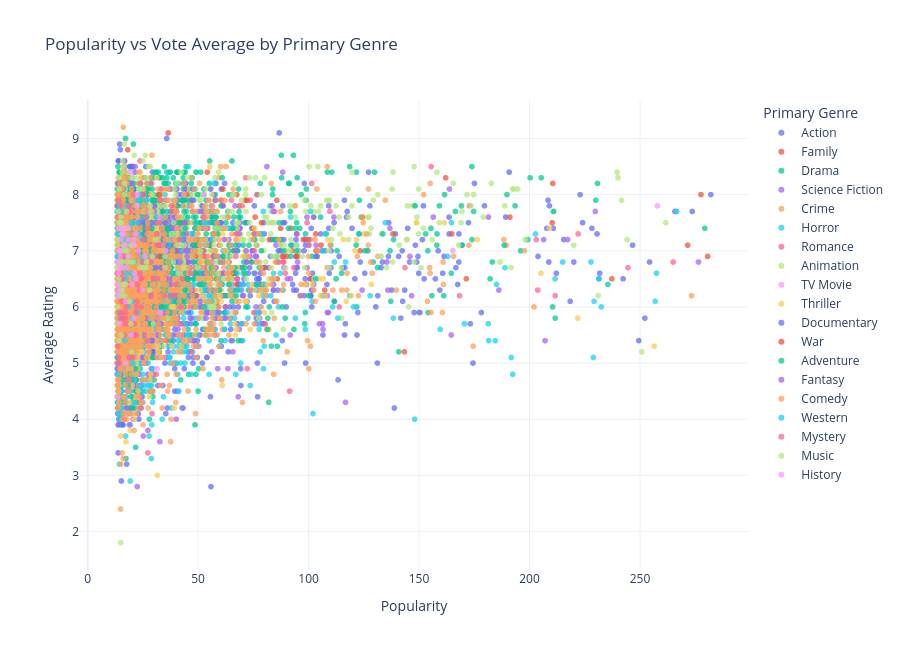

Notebook code cell kept with this figure:
### Markdown cell above
* Visualisation

### Code cell
fig = px.scatter(
    scatter_df,
    x="Popularity",
    y="Vote_Average",
    color="Primary_Genre",
    hover_name="Title",
    hover_data={
        "Vote_Count": True,
        "Release_Year": True,
        "Popularity": ":.1f",
        "Vote_Average": ":.1f"
    },
    title="Popularity vs Vote Average by Primary Genre",
    template="plotly_white",
    opacity=0.75
)

fig.update_layout(
    height=650,
    xaxis_title="Popularity",
    yaxis_title="Average Rating",
    legend_title="Primary Genre"
)

fig.show()

### Figure 1 — Plotly figure (JSON) as saved in the notebook; plotly's stock layout.template omitted (floating-point values rounded to 4 significant figures; data arrays with more than 128 entries replaced by an {"elided": "..."} marker saying what was removed)
{"data": [{"customdata": {"elided": "1496x2 float values"}, "hovertemplate": "<b>%{hovertext}</b><br><br>Primary_Genre=Action<br>Popularity=%{x:.1f}<br>Vote_Average=%{y:.1f}<br>Vote_Count=%{customdata[0]}<br>Release_Year=%{customdata[1]}<extra></extra>", "hovertext": {"elided": "1496 str values"}, "legendgroup": "Action", "marker": {"color": "#636efa", "opacity": 0.75, "symbol": "circle"}, "mode": "markers", "name": "Action", "showlegend": true, "type": "scattergl", "x": {"elided": "1496 float values"}, "xaxis": "x", "y": {"elided": "1496 float values"}, "yaxis": "y"}, {"customdata": {"elided": "347x2 float values"}, "hovertemplate": "<b>%{hovertext}</b><br><br>Primary_Genre=Family<br>Popularity=%{x:.1f}<br>Vote_Average=%{y:.1f}<br>Vote_Count=%{customdata[0]}<br>Release_Year=%{customdata[1]}<extra></extra>", "hovertext": {"elided": "347 str values"}, "legendgroup": "Family", "marker": {"color": "#EF553B", "opacity": 0.75, "symbol": "circle"}, "mode": "markers", "name": "Family", "showlegend": true, "type": "scattergl", "x": {"elided": "347 float values"}, "xaxis": "x", "y": {"elided": "347 float values"}, "yaxis": "y"}, {"customdata": {"elided": "1700x2 float values"}, "hovertemplate": "<b>%{hovertext}</b><br><br>Primary_Genre=Drama<br>Popularity=%{x:.1f}<br>Vote_Average=%{y:.1f}<br>Vote_Count=%{customdata[0]}<br>Release_Year=%{customdata[1]}<extra></extra>", "hovertext": {"elided": "1700 str values"}, "legendgroup": "Drama", "marker": {"color": "#00cc96", "opacity": 0.75, "symbol": "circle"}, "mode": "markers", "name": "Drama", "showlegend": true, "type": "scattergl", "x": {"elided": "1700 float values"}, "xaxis": "x", "y": {"elided": "1700 float values"}, "yaxis": "y"}, {"customdata": {"elided": "283x2 float values"}, "hovertemplate": "<b>%{hovertext}</b><br><br>Primary_Genre=Science Fiction<br>Popularity=%{x:.1f}<br>Vote_Average=%{y:.1f}<br>Vote_Count=%{customdata[0]}<br>Release_Year=%{customdata[1]}<extra></extra>", "hovertext": {"elided": "283 str values"}, "legendgroup": "Science Fiction", "marker": {"color": "#ab63fa", "opacity": 0.75, "symbol": "circle"}, "mode": "markers", "name": "Science Fiction", "showlegend": true, "type": "scattergl", "x": {"elided": "283 float values"}, "xaxis": "x", "y": {"elided": "283 float values"}, "yaxis": "y"}, {"customdata": {"elided": "379x2 float values"}, "hovertemplate": "<b>%{hovertext}</b><br><br>Primary_Genre=Crime<br>Popularity=%{x:.1f}<br>Vote_Average=%{y:.1f}<br>Vote_Count=%{customdata[0]}<br>Release_Year=%{customdata[1]}<extra></extra>", "hovertext": {"elided": "379 str values"}, "legendgroup": "Crime", "marker": {"color": "#FFA15A", "opacity": 0.75, "symbol": "circle"}, "mode": "markers", "name": "Crime", "showlegend": true, "type": "scattergl", "x": {"elided": "379 float values"}, "xaxis": "x", "y": {"elided": "379 float values"}, "yaxis": "y"}, {"customdata": {"elided": "832x2 float values"}, "hovertemplate": "<b>%{hovertext}</b><br><br>Primary_Genre=Horror<br>Popularity=%{x:.1f}<br>Vote_Average=%{y:.1f}<br>Vote_Count=%{customdata[0]}<br>Release_Year=%{customdata[1]}<extra></extra>", "hovertext": {"elided": "832 str values"}, "legendgroup": "Horror", "marker": {"color": "#19d3f3", "opacity": 0.75, "symbol": "circle"}, "mode": "markers", "name": "Horror", "showlegend": true, "type": "scattergl", "x": {"elided": "832 float values"}, "xaxis": "x", "y": {"elided": "832 float values"}, "yaxis": "y"}, {"customdata": {"elided": "272x2 float values"}, "hovertemplate": "<b>%{hovertext}</b><br><br>Primary_Genre=Romance<br>Popularity=%{x:.1f}<br>Vote_Average=%{y:.1f}<br>Vote_Count=%{customdata[0]}<br>Release_Year=%{customdata[1]}<extra></extra>", "hovertext": {"elided": "272 str values"}, "legendgroup": "Romance", "marker": {"color": "#FF6692", "opacity": 0.75, "symbol": "circle"}, "mode": "markers", "name": "Romance", "showlegend": true, "type": "scattergl", "x": {"elided": "272 float values"}, "xaxis": "x", "y": {"elided": "272 float values"}, "yaxis": "y"}, {"customdata": {"elided": "755x2 float values"}, "hovertemplate": "<b>%{hovertext}</b><br><br>Primary_Genre=Animation<br>Popularity=%{x:.1f}<br>Vote_Average=%{y:.1f}<br>Vote_Count=%{customdata[0]}<br>Release_Year=%{customdata[1]}<extra></extra>", "hovertext": {"elided": "755 str values"}, "legendgroup": "Animation", "marker": {"color": "#B6E880", "opacity": 0.75, "symbol": "circle"}, "mode": "markers", "name": "Animation", "showlegend": true, "type": "scattergl", "x": {"elided": "755 float values"}, "xaxis": "x", "y": {"elided": "755 float values"}, "yaxis": "y"}, {"customdata": [[113.0, 2021.0], [97.0, 2021.0], [64.0, 1978.0], [152.0, 2004.0], [10.0, 2021.0], [172.0, 2007.0], [316.0, 2016.0], [491.0, 2015.0], [22.0, 2021.0], [217.0, 2017.0], [171.0, 2014.0], [125.0, 2014.0], [134.0, 2014.0], [100.0, 2009.0], [10.0, 2012.0], [140.0, 2017.0], [91.0, 2006.0], [261.0, 1983.0], [220.0, 2009.0], [166.0, 2006.0], [82.0, 2007.0], [58.0, 2005.0], [511.0, 2014.0], [349.0, 2011.0], [83.0, 2016.0], [51.0, 2021.0], [266.0, 2016.0], [160.0, 1970.0], [87.0, 2006.0], [161.0, 2018.0], [209.0, 1980.0], [50.0, 2011.0], [102.0, 1990.0]], "hovertemplate": "<b>%{hovertext}</b><br><br>Primary_Genre=TV Movie<br>Popularity=%{x:.1f}<br>Vote_Average=%{y:.1f}<br>Vote_Count=%{customdata[0]}<br>Release_Year=%{customdata[1]}<extra></extra>", "hovertext": ["Gone Mom: The Disappearance of Jennifer Dulos", "Descendants: The Royal Wedding", "Dr. Strange", "Something the Lord Made", "A Christmas Together With You", "Death Note Relight 1: Visions of a God", "Adventures in Babysitting", "Teen Beach 2", "V.C. Andrews' Pearl in the Mist", "Red Nose Day Actually", "Petals on the Wind", "Marvel Studios: Assembling a Universe", "Christmas Under Wraps", "Death Note Relight 2: L's Successors", "Dark Desire", "A Royal Winter", "House of the Dead 2", "The Day After", "Mutant Pumpkins from Outer Space", "Drake & Josh Go Hollywood", "Hellboy Animated: Blood and Iron", "The Proud Family Movie", "Zapped", "Good Luck Charlie, It's Christmas!", "Ice Sharks", "Oslo", "Grease Live", "Santa Claus Is Comin' to Town", "Hellboy Animated: Sword of Storms", "Christmas Made to Order", "Little Lord Fauntleroy", "iParty with Victorious", "Buried Alive"], "legendgroup": "TV Movie", "marker": {"color": "#FF97FF", "opacity": 0.75, "symbol": "circle"}, "mode": "markers", "name": "TV Movie", "showlegend": true, "type": "scattergl", "x": [257.9, 165.3, 35.16, 27.55, 27.16, 26.92, 25.89, 23.31, 21.8, 19.6, 18.69, 18.61, 18.34, 18.2, 18.09, 17.84, 17.53, 17.25, 17.21, 16.91, 16.14, 15.14, 14.85, 14.83, 14.65, 14.6, 13.89, 13.86, 13.83, 13.82, 13.78, 13.59, 13.57], "xaxis": "x", "y": [7.8, 7.0, 6.4, 7.8, 5.8, 7.9, 7.4, 6.8, 7.3, 7.2, 6.4, 7.1, 5.8, 7.3, 5.3, 7.2, 4.6, 6.7, 5.8, 7.2, 6.2, 5.9, 6.2, 6.6, 5.0, 6.8, 7.1, 7.1, 6.2, 6.2, 7.4, 7.8, 6.7], "yaxis": "y"}, {"customdata": {"elided": "491x2 float values"}, "hovertemplate": "<b>%{hovertext}</b><br><br>Primary_Genre=Thriller<br>Popularity=%{x:.1f}<br>Vote_Average=%{y:.1f}<br>Vote_Count=%{customdata[0]}<br>Release_Year=%{customdata[1]}<extra></extra>", "hovertext": {"elided": "491 str values"}, "legendgroup": "Thriller", "marker": {"color": "#FECB52", "opacity": 0.75, "symbol": "circle"}, "mode": "markers", "name": "Thriller", "showlegend": true, "type": "scattergl", "x": {"elided": "491 float values"}, "xaxis": "x", "y": {"elided": "491 float values"}, "yaxis": "y"}, {"customdata": {"elided": "148x2 float values"}, "hovertemplate": "<b>%{hovertext}</b><br><br>Primary_Genre=Documentary<br>Popularity=%{x:.1f}<br>Vote_Average=%{y:.1f}<br>Vote_Count=%{customdata[0]}<br>Release_Year=%{customdata[1]}<extra></extra>", "hovertext": {"elided": "148 str values"}, "legendgroup": "Documentary", "marker": {"color": "#636efa", "opacity": 0.75, "symbol": "circle"}, "mode": "markers", "name": "Documentary", "showlegend": true, "type": "scattergl", "x": {"elided": "148 float values"}, "xaxis": "x", "y": {"elided": "148 float values"}, "yaxis": "y"}, {"customdata": {"elided": "88x2 float values"}, "hovertemplate": "<b>%{hovertext}</b><br><br>Primary_Genre=War<br>Popularity=%{x:.1f}<br>Vote_Average=%{y:.1f}<br>Vote_Count=%{customdata[0]}<br>Release_Year=%{customdata[1]}<extra></extra>", "hovertext": ["Amina", "Fury", "13 Hours: The Secret Soldiers of Benghazi", "American Sniper", "The Boy in the Striped Pyjamas", "Midway", "The Forgotten Battle", "Into the White", "1917", "Salò, or the 120 Days of Sodom", "Dunkirk", "12 Strong", "Lone Survivor", "The Kill Team", "Sand Castle", "The Wall", "The Last Full Measure", "Lawrence of Arabia", "The Outpost", "Tears of the Sun", "The Monuments Men", "The Man with the Iron Heart", "T-34", "War Horse", "Greyhound", "Kalashnikov AK-47", "Alexander", "Danger Close: The Battle of Long Tan", "Jarhead: Law of Return", "The Guns of Navarone", "Tolkien", "Crimson Tide", "Jarhead 3: The Siege", "Flags of Our Fathers", "Wolf Warrior 2", "The Exception", "The Admiral: Roaring Currents", "Heartbreak Ridge", "The Final Countdown", "The 12th Man", "Windtalkers", "Lifeboat", "The Pilot. A Battle for Survival", "Jarhead 2: Field of Fire", "The Longest Day", "U-571", "Journey's End", "Patton", "Men Behind the Sun", "The Eight Hundred", "The Aftermath", "Joint Security Area", "A Private War", "The Night Porter", "Hurricane", "Macbeth", "Sobibor", "Green Zone", "The Human Condition II: Road to Eternity", "The Siege of Jadotville", "Hamburger Hill", "Sniper: Reloaded", "Bajirao Mastani", "Julius Caesar", "Pornography", "Von Ryan's Express", "Where Hands Touch", "From Here to Eternity", "The Damned", "First They Killed My Father", "Chaco", "Where are you going, Aida?", "71: Into the Fire", "The Heroes of Telemark", "The Four Feathers", "Persian Lessons", "Resistance", "Escape from Mogadishu", "Company of Heroes", "The Breadwinner", "The Captain", "The Resistance Banker", "The Red Ghost", "Macbeth", "Taps", "Mosul", "Saints and Soldiers: Airborne Creed", "Threads"], "legendgroup": "War", "marker": {"color": "#EF553B", "opacity": 0.75, "symbol": "circle"}, "mode": "markers", "name": "War", "showlegend": true, "type": "scattergl", "x": [237.3, 210.3, 99.72, 87.36, 72.16, 49.81, 49.32, 48.76, 44.87, 44.66, 42.36, 36.61, 35.76, 35.43, 35.24, 34.31, 33.71, 32.52, 32.31, 32.2, 31.34, 29.06, 26.66, 26.29, 25.88, 25.78, 25.69, 25.06, 23.89, 23.21, 22.91, 22.89, 22.2, 21.92, 21.72, 21.58, 21.03, 20.79, 20.03, 19.67, 19.55, 19.47, 19.43, 19.27, 19.0, 18.33, 18.16, 18.12, 17.78, 17.72, 17.63, 17.01, 16.59, 16.56, 16.4, 16.26, 16.25, 16.23, 16.23, 16.14, 15.77, 15.71, 15.51, 15.44, 15.34, 14.97, 14.9, 14.83, 14.82, 14.75, 14.74, 14.55, 14.54, 14.37, 14.37, 14.18, 14.09, 14.07, 14.01, 13.85, 13.85, 13.85, 13.84, 13.8, 13.78, 13.53, 13.51, 13.35], "xaxis": "x", "y": [6.5, 7.5, 7.2, 7.4, 7.9, 7.1, 7.2, 6.9, 8.0, 6.5, 7.5, 6.1, 7.4, 6.6, 6.5, 6.3, 7.6, 8.0, 6.9, 6.8, 6.0, 6.6, 7.1, 7.3, 7.4, 7.6, 5.9, 7.0, 6.5, 7.4, 7.0, 7.2, 6.4, 6.8, 6.7, 6.9, 7.1, 6.8, 6.6, 7.3, 6.2, 7.4, 7.6, 6.4, 7.6, 6.4, 6.2, 7.5, 6.2, 7.1, 6.4, 7.9, 6.8, 6.8, 5.9, 6.5, 6.6, 6.5, 8.4, 7.2, 6.5, 6.1, 7.3, 6.7, 5.7, 7.0, 8.1, 7.3, 7.2, 7.4, 7.8, 7.6, 7.4, 7.0, 6.6, 7.5, 7.0, 7.2, 5.4, 7.9, 7.1, 6.7, 6.6, 7.1, 6.9, 6.7, 5.5, 7.8], "yaxis": "y"}, {"customdata": {"elided": "572x2 float values"}, "hovertemplate": "<b>%{hovertext}</b><br><br>Primary_Genre=Adventure<br>Popularity=%{x:.1f}<br>Vote_Average=%{y:.1f}<br>Vote_Count=%{customdata[0]}<br>Release_Year=%{customdata[1]}<extra></extra>", "hovertext": {"elided": "572 str values"}, "legendgroup": "Adventure", "marker": {"color": "#00cc96", "opacity": 0.75, "symbol": "circle"}, "mode": "markers", "name": "Adventure", "showlegend": true, "type": "scattergl", "x": {"elided": "572 float values"}, "xaxis": "x", "y": {"elided": "572 float values"}, "yaxis": "y"}, {"customdata": {"elided": "246x2 float values"}, "hovertemplate": "<b>%{hovertext}</b><br><br>Primary_Genre=Fantasy<br>Popularity=%{x:.1f}<br>Vote_Average=%{y:.1f}<br>Vote_Count=%{customdata[0]}<br>Release_Year=%{customdata[1]}<extra></extra>", "hovertext": {"elided": "246 str values"}, "legendgroup": "Fantasy", "marker": {"color": "#ab63fa", "opacity": 0.75, "symbol": "circle"}, "mode": "markers", "name": "Fantasy", "showlegend": true, "type": "scattergl", "x": {"elided": "246 float values"}, "xaxis": "x", "y": {"elided": "246 float values"}, "yaxis": "y"}, {"customdata": {"elided": "1435x2 float values"}, "hovertemplate": "<b>%{hovertext}</b><br><br>Primary_Genre=Comedy<br>Popularity=%{x:.1f}<br>Vote_Average=%{y:.1f}<br>Vote_Count=%{customdata[0]}<br>Release_Year=%{customdata[1]}<extra></extra>", "hovertext": {"elided": "1435 str values"}, "legendgroup": "Comedy", "marker": {"color": "#FFA15A", "opacity": 0.75, "symbol": "circle"}, "mode": "markers", "name": "Comedy", "showlegend": true, "type": "scattergl", "x": {"elided": "1435 float values"}, "xaxis": "x", "y": {"elided": "1435 float values"}, "yaxis": "y"}, {"customdata": {"elided": "71x2 float values"}, "hovertemplate": "<b>%{hovertext}</b><br><br>Primary_Genre=Western<br>Popularity=%{x:.1f}<br>Vote_Average=%{y:.1f}<br>Vote_Count=%{customdata[0]}<br>Release_Year=%{customdata[1]}<extra></extra>", "hovertext": ["The Harder They Fall", "Last Shoot Out", "Catch the Bullet", "Spirit: Stallion of the Cimarron", "The Revenant", "The Ridiculous 6", "The Good, the Bad and the Ugly", "3:10 to Yuma", "Cry Macho", "Tombstone", "Rio Bravo", "Butch Cassidy and the Sundance Kid", "The Magnificent Seven", "Hostiles", "Hidalgo", "The Alamo", "For a Few Dollars More", "Unforgiven", "Hell or High Water", "American Outlaws", "A Fistful of Dollars", "True Grit", "The Quick and the Dead", "Hang 'em High", "Dead Again in Tombstone", "Jane Got a Gun", "Return of the Seven", "Quigley Down Under", "The Outlaw Josey Wales", "How the West Was Won", "Brimstone", "Bone Tomahawk", "Old Henry", "High Plains Drifter", "Forsaken", "Open Range", "The Man Who Shot Liberty Valance", "Fort Apache", "McLintock!", "Gunfight at the O.K. Corral", "Young Guns II", "The Sisters Brothers", "The Duel", "Two Mules for Sister Sara", "El Dorado", "Pale Rider", "Wyatt Earp", "Stagecoach", "Blazing Saddles", "Young Guns", "The Professionals", "My Darling Clementine", "The Kid", "Ace High", "Slow West", "Blood Moon", "Frontera", "She Wore a Yellow Ribbon", "Silverado", "The Undefeated", "The Far Country", "Big Jake", "Geronimo: An American Legend", "The Rider", "Guns of the Magnificent Seven", "Dead in Tombstone", "Hud", "The Searchers", "Blueberry", "Red Sun", "High Noon"], "legendgroup": "Western", "marker": {"color": "#19d3f3", "opacity": 0.75, "symbol": "circle"}, "mode": "markers", "name": "Western", "showlegend": true, "type": "scattergl", "x": [188.9, 185.0, 113.3, 100.9, 53.11, 47.54, 45.73, 42.06, 37.57, 30.9, 26.8, 26.52, 25.35, 25.13, 24.9, 24.65, 23.73, 23.06, 22.91, 22.54, 22.46, 22.35, 21.14, 21.07, 20.45, 20.38, 20.2, 19.85, 19.75, 19.65, 19.13, 18.96, 18.95, 18.79, 18.51, 17.83, 17.82, 17.63, 17.46, 17.37, 17.36, 16.84, 16.79, 16.63, 15.9, 15.78, 15.76, 15.58, 15.36, 15.32, 15.23, 14.88, 14.79, 14.78, 14.63, 14.38, 14.35, 14.29, 14.28, 14.12, 14.03, 14.01, 13.99, 13.93, 13.91, 13.88, 13.88, 13.86, 13.54, 13.51, 13.49], "xaxis": "x", "y": [6.7, 6.4, 5.8, 7.7, 7.5, 5.2, 8.5, 7.2, 6.2, 7.6, 7.9, 7.6, 7.6, 6.9, 6.8, 7.2, 8.0, 7.9, 7.3, 5.9, 7.9, 7.5, 6.5, 6.8, 5.0, 5.8, 6.1, 6.6, 7.5, 7.1, 7.1, 6.8, 7.4, 7.4, 6.0, 7.2, 7.8, 7.0, 6.6, 7.0, 6.5, 6.8, 5.4, 7.0, 7.4, 7.2, 6.7, 7.7, 7.3, 6.7, 7.1, 7.5, 5.8, 6.5, 6.7, 5.9, 6.5, 7.0, 7.0, 6.2, 6.9, 6.9, 6.3, 7.3, 5.0, 5.0, 7.3, 7.8, 4.8, 6.9, 7.7], "yaxis": "y"}, {"customdata": {"elided": "100x2 float values"}, "hovertemplate": "<b>%{hovertext}</b><br><br>Primary_Genre=Mystery<br>Popularity=%{x:.1f}<br>Vote_Average=%{y:.1f}<br>Vote_Count=%{customdata[0]}<br>Release_Year=%{customdata[1]}<extra></extra>", "hovertext": ["Death on the Nile", "Scooby-Doo", "The 8th Night", "The Island of Giant Insects", "The Guest", "Fear Street: 1666", "Odd Thomas", "Insensate", "Gone Girl", "Get Out", "Wicked Minds", "Greta", "Scooby-Doo 2: Monsters Unleashed", "Red Sparrow", "Inferno", "Beasts Clawing at Straws", "Aloha Scooby-Doo!", "Eagle Eye", "Scooby-Doo! Curse of the Lake Monster", "Murder on the Orient Express", "The Fourth Kind", "The Sixth Sense", "Nerve", "Scooby-Doo! in Where's My Mummy?", "Scooby-Doo! The Mystery Begins", "Death on the Nile", "Dark City", "Joy Ride", "Memento", "Game Night", "The Crazies", "Enola Holmes", "The Grudge 3", "Black Box", "Evil Eye", "Identity", "Citizen Kane", "The X Files", "Berlin Syndrome", "Before I Go to Sleep", "Mindhunters", "Book of Shadows: Blair Witch 2", "Vertigo", "Secret Window", "Wild Things", "The Cokeville Miracle", "The Ninth Gate", "Paper Towns", "Color Out of Space", "My Bloody Valentine", "Closed Circuit", "The Woods", "Joe Dirt", "North by Northwest", "All I See Is You", "Theorem", "The Maltese Falcon", "Puella Magi Madoka Magica the Movie Part III: Rebellion", "Psycho", "Scooby-Doo! Frankencreepy", "Boy Missing", "Finders Keepers", "Burning", "Klute", "Flypaper", "The Messengers", "Detective Conan: Crossroad in the Ancient Capital", "The Deep", "When the Bough Breaks", "The Bride", "Detective Dee: The Four Heavenly Kings", "Spinning Man", "The Return of the Pink Panther", "Tightrope", "Dressed to Kill", "Cube Zero", "Sky Captain and the World of Tomorrow", "The Pelican Brief", "Birth", "Black Widow", "Pi", "Svaha: The Sixth Finger", "Detective Conan: The Eleventh Striker", "Bacurau", "Cam", "Recalled", "The Void", "The Watcher", "Page Eight", "Rebecca", "Felony", "Freelancers", "Toolbox Murders", "Dead End", "While the Wolf's Away", "The Lady Vanishes", "Suspicion", "Cold Creek Manor", "Stay", "The Offering"], "legendgroup": "Mystery", "marker": {"color": "#FF6692", "opacity": 0.75, "symbol": "circle"}, "mode": "markers", "name": "Mystery", "showlegend": true, "type": "scattergl", "x": [143.6, 113.9, 96.33, 91.41, 89.47, 67.59, 67.15, 61.03, 58.12, 52.23, 46.8, 46.67, 46.62, 42.66, 42.26, 41.61, 40.34, 39.81, 37.94, 35.76, 34.77, 32.8, 32.17, 32.06, 31.56, 31.38, 31.28, 29.75, 28.97, 28.91, 28.77, 27.33, 27.05, 26.34, 25.7, 25.17, 25.09, 25.05, 24.26, 24.16, 24.12, 24.11, 24.05, 23.53, 23.42, 23.0, 22.48, 22.36, 21.97, 21.89, 21.76, 21.0, 20.83, 20.81, 20.41, 19.94, 18.89, 18.81, 18.75, 18.71, 18.68, 18.58, 18.45, 18.41, 18.4, 18.02, 17.98, 17.34, 17.2, 17.18, 16.71, 16.7, 16.5, 16.43, 16.37, 16.13, 16.06, 15.78, 15.61, 15.25, 15.22, 15.21, 15.05, 14.98, 14.97, 14.57, 14.43, 14.37, 14.34, 14.15, 14.14, 14.12, 14.04, 13.87, 13.8, 13.73, 13.69, 13.59, 13.52, 13.36], "xaxis": "x", "y": [6.7, 6.0, 6.2, 4.5, 6.6, 7.3, 6.9, 6.8, 7.9, 7.6, 5.2, 6.6, 6.0, 6.5, 6.0, 7.2, 7.1, 6.4, 6.2, 6.7, 6.2, 7.9, 7.1, 7.5, 6.5, 7.1, 7.3, 6.5, 8.2, 6.8, 6.2, 7.4, 5.4, 7.6, 5.5, 7.2, 8.0, 6.8, 6.0, 6.5, 6.5, 4.2, 8.2, 6.6, 6.3, 7.0, 6.4, 6.1, 6.0, 5.5, 5.9, 5.7, 5.5, 8.0, 5.1, 7.1, 7.8, 7.7, 5.1, 7.7, 6.4, 4.7, 7.4, 6.8, 6.4, 5.7, 7.0, 6.0, 5.8, 5.9, 6.2, 5.5, 6.8, 6.1, 6.9, 5.7, 5.8, 6.5, 5.9, 6.1, 7.1, 6.6, 6.9, 7.8, 5.8, 6.8, 5.9, 5.0, 6.5, 7.9, 5.7, 5.1, 5.7, 6.4, 7.6, 7.5, 7.1, 5.3, 6.6, 5.0], "yaxis": "y"}, {"customdata": {"elided": "78x2 float values"}, "hovertemplate": "<b>%{hovertext}</b><br><br>Primary_Genre=Music<br>Popularity=%{x:.1f}<br>Vote_Average=%{y:.1f}<br>Vote_Count=%{customdata[0]}<br>Release_Year=%{customdata[1]}<extra></extra>", "hovertext": ["Koati", "Bohemian Rhapsody", "Respect", "8 Mile", "Happier Than Ever: A Love Letter to Los Angeles", "I Can Only Imagine", "Selena", "Step Up 2: The Streets", "Step Up Revolution", "Justin Bieber: Our World", "Step Up", "I Still Believe", "ariana grande: excuse me, i love you", "Z-O-M-B-I-E-S 2", "Honey 2", "Another Cinderella Story", "All Eyez on Me", "Honey 3: Dare to Dance", "Yesterday", "Soy Luna: The Last Concert", "Jesus Christ Superstar", "Residente", "High Strung", "The Nutcracker: The Untold Story", "Juan Luis Guerra 4.40: Entre Mar y Palmeras", "Music", "Strange Magic", "Sister Act", "StreetDance 2", "Clouds", "Notorious", "Rocketman", "Honey: Rise Up and Dance", "Wild Rose", "The Blues Brothers", "Sister Act 2: Back in the Habit", "Battle of the Year", "Teen Spirit", "Taylor Swift: Reputation Stadium Tour", "Avicii: True Stories", "Bring the Soul: The Movie", "The Phantom of the Opera at the Royal Albert Hall", "Cabaret", "StreetDance 3D", "The Doors", "Folklore: The Long Pond Studio Sessions", "Taking Woodstock", "Jersey Boys", "I Am Woman", "Honey", "Shrek the Musical", "Taylor Swift: The 1989 World Tour - Live", "The Muppet Christmas Carol", "Gentlemen Prefer Blondes", "Freaky Friday", "This Is Spinal Tap", "Empire Records", "Go! The Unforgettable Party", "Whitney", "You Got Served", "The Runaways", "Metallica: Through the Never", "Funny Face", "Rock Star", "Tupac: Resurrection", "Melody Time", "Blues Brothers 2000", "Yentl", "Swing Kids", "La Vie en Rose", "Under the Sea: A Descendants Story", "Fame", "Three Little Pigs", "Hustle & Flow", "This Is It", "Coda", "XOXO", "The United States vs. Billie Holiday"], "legendgroup": "Music", "marker": {"color": "#B6E880", "opacity": 0.75, "symbol": "circle"}, "mode": "markers", "name": "Music", "showlegend": true, "type": "scattergl", "x": [94.06, 65.66, 49.89, 40.56, 39.88, 38.89, 35.37, 35.33, 35.04, 30.71, 29.15, 28.54, 28.38, 28.26, 28.15, 26.63, 26.59, 25.12, 23.77, 23.18, 20.78, 20.59, 20.47, 19.95, 19.74, 19.61, 19.58, 19.32, 19.07, 18.71, 18.53, 18.33, 18.02, 17.96, 17.73, 17.2, 17.14, 16.87, 16.73, 16.72, 16.65, 16.44, 16.43, 16.33, 16.2, 15.93, 15.92, 15.86, 15.78, 15.75, 15.73, 15.69, 15.62, 15.61, 15.37, 15.29, 15.22, 14.91, 14.78, 14.63, 14.54, 14.43, 14.41, 14.4, 14.31, 14.17, 14.15, 14.1, 13.88, 13.87, 13.74, 13.63, 13.62, 13.54, 13.52, 13.49, 13.47, 13.35], "xaxis": "x", "y": [7.6, 8.0, 6.7, 7.1, 8.0, 7.5, 7.8, 6.7, 6.9, 7.2, 6.9, 7.7, 8.5, 7.8, 6.3, 6.8, 6.7, 6.7, 6.7, 8.1, 7.1, 6.8, 7.1, 5.2, 8.3, 5.7, 7.1, 6.8, 6.1, 8.4, 6.9, 7.4, 7.0, 6.8, 7.7, 6.4, 7.0, 6.2, 8.2, 8.0, 8.9, 8.5, 7.4, 6.4, 7.1, 8.6, 6.2, 6.8, 7.0, 6.3, 7.3, 8.4, 7.4, 7.3, 5.5, 7.5, 6.7, 7.6, 7.5, 6.3, 6.4, 6.8, 7.0, 6.7, 8.1, 6.2, 5.4, 6.5, 6.7, 7.5, 7.7, 5.7, 6.8, 7.1, 7.2, 6.4, 6.0, 6.7], "yaxis": "y"}, {"customdata": [[14390.0, 2014.0], [4395.0, 2018.0], [1623.0, 1960.0], [149.0, 2016.0], [120.0, 2016.0], [279.0, 2015.0], [57.0, 1959.0], [214.0, 1971.0], [3285.0, 1984.0], [74.0, 2021.0], [4541.0, 2012.0], [93.0, 2021.0], [151.0, 2021.0], [797.0, 2016.0], [32.0, 2021.0], [1079.0, 1985.0], [1395.0, 2011.0], [28.0, 2019.0], [916.0, 2020.0], [838.0, 2019.0], [332.0, 2016.0], [562.0, 2016.0], [457.0, 2007.0], [914.0, 2019.0], [65.0, 2015.0], [211.0, 2018.0], [1766.0, 2008.0], [1906.0, 2014.0], [255.0, 2018.0], [168.0, 1990.0], [936.0, 2018.0], [85.0, 1975.0], [96.0, 2005.0], [188.0, 1993.0], [3159.0, 2012.0], [87.0, 2018.0], [119.0, 2016.0], [100.0, 2001.0], [79.0, 2011.0], [104.0, 1969.0], [231.0, 1965.0], [121.0, 2013.0], [47.0, 2019.0], [371.0, 1996.0], [181.0, 2021.0]], "hovertemplate": "<b>%{hovertext}</b><br><br>Primary_Genre=History<br>Popularity=%{x:.1f}<br>Vote_Average=%{y:.1f}<br>Vote_Count=%{customdata[0]}<br>Release_Year=%{customdata[1]}<extra></extra>", "hovertext": ["The Imitation Game", "First Man", "Spartacus", "Operation Chromite", "Viking", "Ronaldo", "Solomon and Sheba", "The Decameron", "Amadeus", "12 Mighty Orphans", "Les Misérables", "My Best Friend Anne Frank", "The Eyes of Tammy Faye", "Anthropoid", "American Traitor: The Trial of Axis Sally", "Out of Africa", "The Iron Lady", "The Viking War", "Hamilton", "The Professor and the Madman", "The Promise", "Frantz", "Mongol: The Rise of Genghis Khan", "The First King", "Sword of Vengeance", "Chappaquiddick", "Milk", "Selma", "Utøya: July 22", "Europa Europa", "22 July", "Mandingo", "Inside Deep Throat", "Heaven & Earth", "Lincoln", "The Convent", "Panfilov's 28 Men", "The Warrior", "The Lost Bladesman", "The Bridge at Remagen", "The Gospel According to Matthew", "Hammer of the Gods", "The Conquest of Siberia", "Evita", "Worth"], "legendgroup": "History", "marker": {"color": "#FF97FF", "opacity": 0.75, "symbol": "circle"}, "mode": "markers", "name": "History", "showlegend": true, "type": "scattergl", "x": [52.74, 35.34, 32.93, 32.74, 31.39, 25.85, 24.53, 22.93, 22.64, 22.54, 21.88, 21.75, 21.21, 21.02, 20.9, 20.88, 19.89, 19.67, 19.55, 18.42, 18.4, 18.36, 17.54, 17.14, 17.11, 17.08, 16.11, 16.02, 15.88, 15.86, 15.14, 14.98, 14.89, 14.79, 14.7, 14.61, 14.54, 14.36, 14.15, 14.07, 13.85, 13.64, 13.59, 13.5, 13.45], "xaxis": "x", "y": [8.0, 7.0, 7.6, 5.9, 4.9, 6.9, 6.3, 7.0, 8.0, 7.8, 7.3, 6.5, 6.6, 7.1, 5.8, 7.2, 6.4, 5.5, 8.4, 7.2, 6.9, 7.4, 6.7, 7.1, 5.0, 6.1, 7.3, 7.4, 7.3, 7.3, 7.2, 6.7, 6.7, 6.7, 6.9, 5.7, 7.0, 7.0, 6.3, 6.6, 7.4, 4.4, 6.4, 6.2, 6.8], "yaxis": "y"}], "layout": {"height": 650, "legend": {"title": {"text": "Primary Genre"}, "tracegroupgap": 0}, "title": {"text": "Popularity vs Vote Average by Primary Genre"}, "xaxis": {"anchor": "y", "domain": [0, 1], "title": {"text": "Popularity"}}, "yaxis": {"anchor": "x", "domain": [0, 1], "title": {"text": "Average Rating"}}}}
